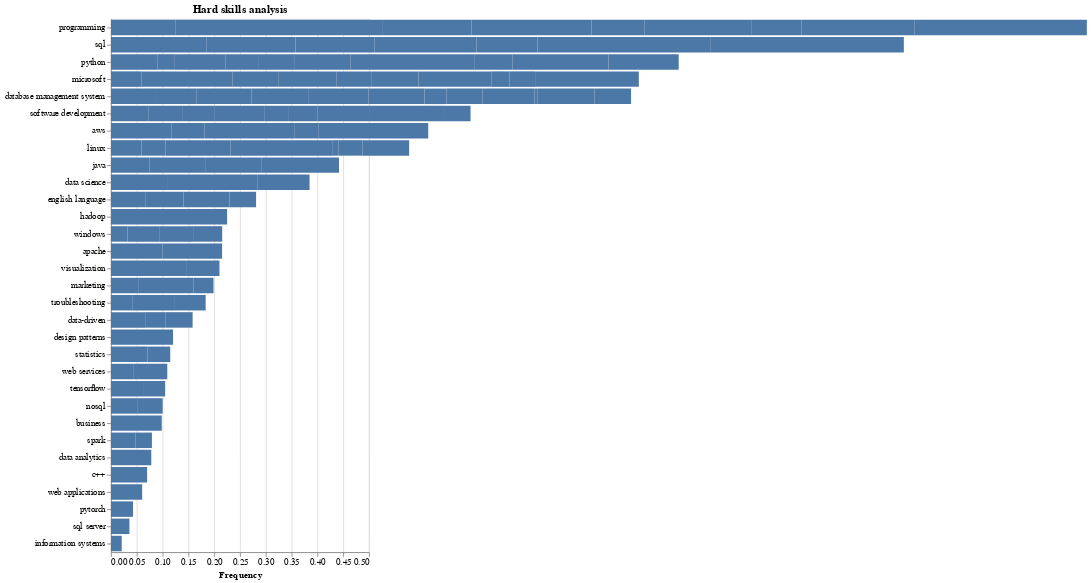

The code cell stored with this chart in its notebook:
### Code cell
# visualizzazione hard skills con menù a tendina

input_dropdown = alt.binding_select(options=sorted(df_hs_top10['label'].unique()), name='Cluster ')
selection = alt.selection_point(fields=['label'], bind=input_dropdown)
color = alt.condition(
    selection,
    alt.Color('Origin:N').legend(None),
    alt.value('lightgray')
)

alt.Chart(df_hs_top10).mark_bar(tooltip=True).encode(
        alt.Y('Hard skills:N',title=None, axis=alt.Axis(labelAngle=0), sort=alt.SortField(field='freq_rel', order='descending')),
        alt.X('freq_rel:Q', title='Frequency', scale=alt.Scale(domain=[0, 0.5]) ),
        #alt.Color('Job title:N', scale=alt.Scale(scheme='category20')),
        color=color,
        tooltip=[alt.Tooltip('Hard skills:N', title='Hard skills'), alt.Tooltip('freq_rel:Q', title='Percentage', format='.2%')]
).properties(title='Hard skills analysis').transform_filter(selection).add_params(selection).display()

### Figure 1 — Vega-Lite specification as saved in the notebook (floating-point values rounded to 4 significant figures)
{"config": {"view": {"continuousWidth": 300, "continuousHeight": 300}}, "data": {"name": "data-3bd76395dfe506ea1dce4e49fb7bf46a"}, "mark": {"type": "bar", "tooltip": true}, "encoding": {"color": {"condition": {"param": "param_125", "field": "Origin", "legend": null, "type": "nominal"}, "value": "lightgray"}, "tooltip": [{"field": "Hard skills", "title": "Hard skills", "type": "nominal"}, {"field": "freq_rel", "format": ".2%", "title": "Percentage", "type": "quantitative"}], "x": {"field": "freq_rel", "scale": {"domain": [0, 0.5]}, "title": "Frequency", "type": "quantitative"}, "y": {"axis": {"labelAngle": 0}, "field": "Hard skills", "sort": {"field": "freq_rel", "order": "descending"}, "title": null, "type": "nominal"}}, "params": [{"name": "param_125", "select": {"type": "point", "fields": ["label"]}, "bind": {"input": "select", "options": [0.0, 1.0, 2.0, 3.0, 4.0, 5.0, 6.0, 7.0, 8.0, 9.0, 10.0, 11.0], "name": "Cluster "}}], "title": "Hard skills analysis", "transform": [{"filter": {"param": "param_125"}}], "$schema": "https://vega.github.io/schema/vega-lite/v5.6.1.json", "datasets": {"data-3bd76395dfe506ea1dce4e49fb7bf46a": [{"label": 5, "Hard skills": "sql", "frequenza": 326, "freq_rel": 0.1847}, {"label": 5, "Hard skills": "visualization", "frequenza": 257, "freq_rel": 0.1456}, {"label": 5, "Hard skills": "programming", "frequenza": 220, "freq_rel": 0.1246}, {"label": 5, "Hard skills": "data science", "frequenza": 195, "freq_rel": 0.1105}, {"label": 5, "Hard skills": "python", "frequenza": 160, "freq_rel": 0.0907}, {"label": 5, "Hard skills": "database management system", "frequenza": 154, "freq_rel": 0.0873}, {"label": 5, "Hard skills": "data analytics", "frequenza": 138, "freq_rel": 0.0782}, {"label": 5, "Hard skills": "data-driven", "frequenza": 117, "freq_rel": 0.0663}, {"label": 5, "Hard skills": "microsoft", "frequenza": 105, "freq_rel": 0.0595}, {"label": 5, "Hard skills": "marketing", "frequenza": 93, "freq_rel": 0.0527}, {"label": 4, "Hard skills": "microsoft", "frequenza": 154, "freq_rel": 0.1764}, {"label": 4, "Hard skills": "sql", "frequenza": 151, "freq_rel": 0.173}, {"label": 4, "Hard skills": "programming", "frequenza": 140, "freq_rel": 0.1604}, {"label": 4, "Hard skills": "marketing", "frequenza": 94, "freq_rel": 0.1077}, {"label": 4, "Hard skills": "business", "frequenza": 86, "freq_rel": 0.0985}, {"label": 4, "Hard skills": "database management system", "frequenza": 69, "freq_rel": 0.079}, {"label": 4, "Hard skills": "software development", "frequenza": 64, "freq_rel": 0.0733}, {"label": 4, "Hard skills": "english language", "frequenza": 58, "freq_rel": 0.0664}, {"label": 4, "Hard skills": "python", "frequenza": 29, "freq_rel": 0.0332}, {"label": 4, "Hard skills": "windows", "frequenza": 28, "freq_rel": 0.0321}, {"label": 1, "Hard skills": "programming", "frequenza": 176, "freq_rel": 0.2421}, {"label": 1, "Hard skills": "sql", "frequenza": 111, "freq_rel": 0.1527}, {"label": 1, "Hard skills": "database management system", "frequenza": 77, "freq_rel": 0.1059}, {"label": 1, "Hard skills": "python", "frequenza": 71, "freq_rel": 0.0977}, {"label": 1, "Hard skills": "microsoft", "frequenza": 65, "freq_rel": 0.0894}, {"label": 1, "Hard skills": "java", "frequenza": 54, "freq_rel": 0.0743}, {"label": 1, "Hard skills": "english language", "frequenza": 54, "freq_rel": 0.0743}, {"label": 1, "Hard skills": "software development", "frequenza": 47, "freq_rel": 0.0646}, {"label": 1, "Hard skills": "linux", "frequenza": 43, "freq_rel": 0.0591}, {"label": 1, "Hard skills": "data-driven", "frequenza": 29, "freq_rel": 0.0399}, {"label": 11, "Hard skills": "sql", "frequenza": 249, "freq_rel": 0.1981}, {"label": 11, "Hard skills": "programming", "frequenza": 216, "freq_rel": 0.1718}, {"label": 11, "Hard skills": "microsoft", "frequenza": 140, "freq_rel": 0.1114}, {"label": 11, "Hard skills": "database management system", "frequenza": 140, "freq_rel": 0.1114}, {"label": 11, "Hard skills": "java", "frequenza": 136, "freq_rel": 0.1082}, {"label": 11, "Hard skills": "english language", "frequenza": 112, "freq_rel": 0.0891}, {"label": 11, "Hard skills": "python", "frequenza": 82, "freq_rel": 0.0652}, {"label": 11, "Hard skills": "software development", "frequenza": 78, "freq_rel": 0.0621}, {"label": 11, "Hard skills": "linux", "frequenza": 59, "freq_rel": 0.0469}, {"label": 11, "Hard skills": "sql server", "frequenza": 45, "freq_rel": 0.0358}, {"label": 9, "Hard skills": "programming", "frequenza": 378, "freq_rel": 0.2323}, {"label": 9, "Hard skills": "linux", "frequenza": 205, "freq_rel": 0.126}, {"label": 9, "Hard skills": "sql", "frequenza": 192, "freq_rel": 0.118}, {"label": 9, "Hard skills": "database management system", "frequenza": 188, "freq_rel": 0.1156}, {"label": 9, "Hard skills": "software development", "frequenza": 160, "freq_rel": 0.0983}, {"label": 9, "Hard skills": "c++", "frequenza": 114, "freq_rel": 0.0701}, {"label": 9, "Hard skills": "python", "frequenza": 111, "freq_rel": 0.0682}, {"label": 9, "Hard skills": "microsoft", "frequenza": 110, "freq_rel": 0.0676}, {"label": 9, "Hard skills": "windows", "frequenza": 102, "freq_rel": 0.0627}, {"label": 9, "Hard skills": "troubleshooting", "frequenza": 67, "freq_rel": 0.0412}, {"label": 7, "Hard skills": "sql", "frequenza": 196, "freq_rel": 0.2046}, {"label": 7, "Hard skills": "aws", "frequenza": 112, "freq_rel": 0.1169}, {"label": 7, "Hard skills": "python", "frequenza": 105, "freq_rel": 0.1096}, {"label": 7, "Hard skills": "database management system", "frequenza": 104, "freq_rel": 0.1086}, {"label": 7, "Hard skills": "programming", "frequenza": 99, "freq_rel": 0.1033}, {"label": 7, "Hard skills": "apache", "frequenza": 96, "freq_rel": 0.1002}, {"label": 7, "Hard skills": "microsoft", "frequenza": 88, "freq_rel": 0.0919}, {"label": 7, "Hard skills": "visualization", "frequenza": 62, "freq_rel": 0.0647}, {"label": 7, "Hard skills": "nosql", "frequenza": 50, "freq_rel": 0.0522}, {"label": 7, "Hard skills": "spark", "frequenza": 46, "freq_rel": 0.048}, {"label": 10, "Hard skills": "python", "frequenza": 101, "freq_rel": 0.2393}, {"label": 10, "Hard skills": "programming", "frequenza": 87, "freq_rel": 0.2062}, {"label": 10, "Hard skills": "data science", "frequenza": 73, "freq_rel": 0.173}, {"label": 10, "Hard skills": "statistics", "frequenza": 30, "freq_rel": 0.0711}, {"label": 10, "Hard skills": "aws", "frequenza": 27, "freq_rel": 0.064}, {"label": 10, "Hard skills": "tensorflow", "frequenza": 27, "freq_rel": 0.064}, {"label": 10, "Hard skills": "data-driven", "frequenza": 22, "freq_rel": 0.0521}, {"label": 10, "Hard skills": "software development", "frequenza": 19, "freq_rel": 0.045}, {"label": 10, "Hard skills": "pytorch", "frequenza": 18, "freq_rel": 0.0427}, {"label": 10, "Hard skills": "database management system", "frequenza": 18, "freq_rel": 0.0427}, {"label": 0, "Hard skills": "linux", "frequenza": 83, "freq_rel": 0.1981}, {"label": 0, "Hard skills": "aws", "frequenza": 73, "freq_rel": 0.1742}, {"label": 0, "Hard skills": "microsoft", "frequenza": 59, "freq_rel": 0.1408}, {"label": 0, "Hard skills": "programming", "frequenza": 41, "freq_rel": 0.0979}, {"label": 0, "Hard skills": "troubleshooting", "frequenza": 34, "freq_rel": 0.0811}, {"label": 0, "Hard skills": "python", "frequenza": 31, "freq_rel": 0.074}, {"label": 0, "Hard skills": "database management system", "frequenza": 29, "freq_rel": 0.0692}, {"label": 0, "Hard skills": "windows", "frequenza": 27, "freq_rel": 0.0644}, {"label": 0, "Hard skills": "software development", "frequenza": 24, "freq_rel": 0.0573}, {"label": 0, "Hard skills": "web services", "frequenza": 18, "freq_rel": 0.043}, {"label": 3, "Hard skills": "programming", "frequenza": 80, "freq_rel": 0.2192}, {"label": 3, "Hard skills": "python", "frequenza": 68, "freq_rel": 0.1863}, {"label": 3, "Hard skills": "sql", "frequenza": 48, "freq_rel": 0.1315}, {"label": 3, "Hard skills": "software development", "frequenza": 37, "freq_rel": 0.1014}, {"label": 3, "Hard skills": "data science", "frequenza": 37, "freq_rel": 0.1014}, {"label": 3, "Hard skills": "database management system", "frequenza": 37, "freq_rel": 0.1014}, {"label": 3, "Hard skills": "statistics", "frequenza": 16, "freq_rel": 0.0438}, {"label": 3, "Hard skills": "tensorflow", "frequenza": 15, "freq_rel": 0.0411}, {"label": 3, "Hard skills": "marketing", "frequenza": 14, "freq_rel": 0.0384}, {"label": 3, "Hard skills": "microsoft", "frequenza": 13, "freq_rel": 0.0356}, {"label": 6, "Hard skills": "hadoop", "frequenza": 43, "freq_rel": 0.2251}, {"label": 6, "Hard skills": "sql", "frequenza": 43, "freq_rel": 0.2251}, {"label": 6, "Hard skills": "python", "frequenza": 26, "freq_rel": 0.1361}, {"label": 6, "Hard skills": "design patterns", "frequenza": 23, "freq_rel": 0.1204}, {"label": 6, "Hard skills": "apache", "frequenza": 22, "freq_rel": 0.1152}, {"label": 6, "Hard skills": "java", "frequenza": 21, "freq_rel": 0.1099}, {"label": 6, "Hard skills": "spark", "frequenza": 6, "freq_rel": 0.0314}, {"label": 6, "Hard skills": "information systems", "frequenza": 4, "freq_rel": 0.0209}, {"label": 6, "Hard skills": "linux", "frequenza": 2, "freq_rel": 0.0105}, {"label": 6, "Hard skills": "database management system", "frequenza": 1, "freq_rel": 0.0052}, {"label": 8, "Hard skills": "programming", "frequenza": 282, "freq_rel": 0.1962}, {"label": 8, "Hard skills": "java", "frequenza": 215, "freq_rel": 0.1496}, {"label": 8, "Hard skills": "sql", "frequenza": 214, "freq_rel": 0.1489}, {"label": 8, "Hard skills": "software development", "frequenza": 206, "freq_rel": 0.1434}, {"label": 8, "Hard skills": "database management system", "frequenza": 159, "freq_rel": 0.1106}, {"label": 8, "Hard skills": "web applications", "frequenza": 87, "freq_rel": 0.0605}, {"label": 8, "Hard skills": "microsoft", "frequenza": 71, "freq_rel": 0.0494}, {"label": 8, "Hard skills": "nosql", "frequenza": 69, "freq_rel": 0.048}, {"label": 8, "Hard skills": "aws", "frequenza": 67, "freq_rel": 0.0466}, {"label": 8, "Hard skills": "linux", "frequenza": 67, "freq_rel": 0.0466}, {"label": 2, "Hard skills": "aws", "frequenza": 87, "freq_rel": 0.2132}, {"label": 2, "Hard skills": "microsoft", "frequenza": 82, "freq_rel": 0.201}, {"label": 2, "Hard skills": "programming", "frequenza": 56, "freq_rel": 0.1373}, {"label": 2, "Hard skills": "linux", "frequenza": 37, "freq_rel": 0.0907}, {"label": 2, "Hard skills": "database management system", "frequenza": 29, "freq_rel": 0.0711}, {"label": 2, "Hard skills": "web services", "frequenza": 27, "freq_rel": 0.0662}, {"label": 2, "Hard skills": "troubleshooting", "frequenza": 25, "freq_rel": 0.0613}, {"label": 2, "Hard skills": "windows", "frequenza": 23, "freq_rel": 0.0564}, {"label": 2, "Hard skills": "software development", "frequenza": 21, "freq_rel": 0.0515}, {"label": 2, "Hard skills": "english language", "frequenza": 21, "freq_rel": 0.0515}]}}
